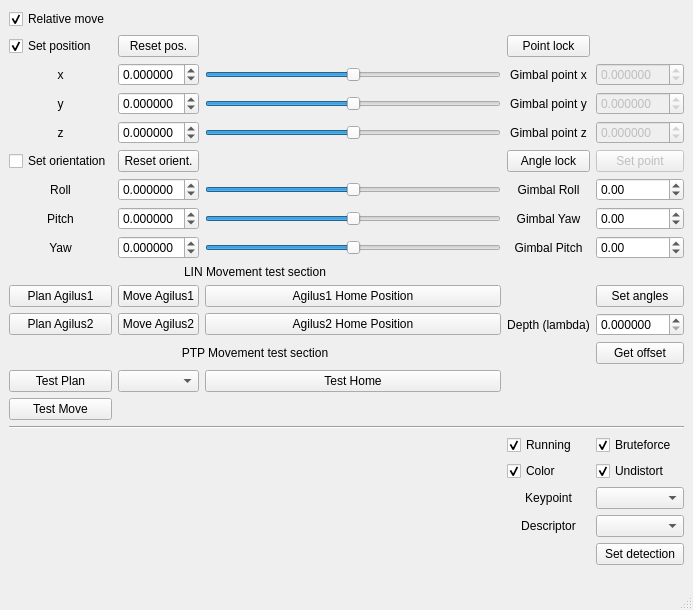
<?xml version="1.0" encoding="UTF-8"?>
<ui version="4.0">
 <class>MainWindowDesign</class>
 <widget class="QMainWindow" name="MainWindowDesign">
  <property name="geometry">
   <rect>
    <x>0</x>
    <y>0</y>
    <width>693</width>
    <height>610</height>
   </rect>
  </property>
  <property name="windowTitle">
   <string>Agilus KR6 R900 motion planner</string>
  </property>
  <property name="windowIcon">
   <iconset resource="../resources/images.qrc">
    <normaloff>:/images/icon.png</normaloff>:/images/icon.png</iconset>
  </property>
  <property name="locale">
   <locale language="English" country="Australia"/>
  </property>
  <widget class="QWidget" name="centralwidget">
   <layout class="QGridLayout" name="gridLayout">
    <item row="4" column="4">
     <widget class="QLabel" name="label_10">
      <property name="text">
       <string>Gimbal point x</string>
      </property>
      <property name="alignment">
       <set>Qt::AlignCenter</set>
      </property>
     </widget>
    </item>
    <item row="1" column="1">
     <widget class="QCheckBox" name="checkBox_relative">
      <property name="text">
       <string>Relative move</string>
      </property>
      <property name="checked">
       <bool>true</bool>
      </property>
     </widget>
    </item>
    <item row="9" column="4">
     <widget class="QLabel" name="label_yaw">
      <property name="text">
       <string>Gimbal Yaw</string>
      </property>
      <property name="alignment">
       <set>Qt::AlignCenter</set>
      </property>
     </widget>
    </item>
    <item row="8" column="4">
     <widget class="QLabel" name="label_roll">
      <property name="layoutDirection">
       <enum>Qt::LeftToRight</enum>
      </property>
      <property name="text">
       <string>Gimbal Roll</string>
      </property>
      <property name="alignment">
       <set>Qt::AlignCenter</set>
      </property>
     </widget>
    </item>
    <item row="15" column="1">
     <widget class="QPushButton" name="pushButton_plan_ag1">
      <property name="text">
       <string>Plan Agilus1</string>
      </property>
     </widget>
    </item>
    <item row="16" column="2">
     <widget class="QPushButton" name="pushButton_move_ag2">
      <property name="text">
       <string>Move Agilus2</string>
      </property>
     </widget>
    </item>
    <item row="9" column="3">
     <widget class="QSlider" name="horizontalSlider_pitch">
      <property name="maximum">
       <number>100</number>
      </property>
      <property name="value">
       <number>50</number>
      </property>
      <property name="orientation">
       <enum>Qt::Horizontal</enum>
      </property>
     </widget>
    </item>
    <item row="9" column="2">
     <widget class="QDoubleSpinBox" name="spinBox_pitch">
      <property name="decimals">
       <number>6</number>
      </property>
      <property name="minimum">
       <double>-3.141500000000000</double>
      </property>
      <property name="maximum">
       <double>3.141500000000000</double>
      </property>
      <property name="singleStep">
       <double>0.010000000000000</double>
      </property>
     </widget>
    </item>
    <item row="6" column="4">
     <widget class="QLabel" name="label_8">
      <property name="text">
       <string>Gimbal point z</string>
      </property>
      <property name="alignment">
       <set>Qt::AlignCenter</set>
      </property>
     </widget>
    </item>
    <item row="7" column="5">
     <widget class="QPushButton" name="pushButton_set_point">
      <property name="enabled">
       <bool>false</bool>
      </property>
      <property name="text">
       <string>Set point</string>
      </property>
     </widget>
    </item>
    <item row="2" column="4">
     <widget class="QPushButton" name="pushButton_point_lock">
      <property name="text">
       <string>Point lock</string>
      </property>
     </widget>
    </item>
    <item row="4" column="5">
     <widget class="QDoubleSpinBox" name="spinBox_gimbal_point_x">
      <property name="enabled">
       <bool>false</bool>
      </property>
      <property name="decimals">
       <number>6</number>
      </property>
      <property name="minimum">
       <double>-10.000000000000000</double>
      </property>
      <property name="maximum">
       <double>10.000000000000000</double>
      </property>
     </widget>
    </item>
    <item row="26" column="5">
     <widget class="QComboBox" name="comboBox_keypoint"/>
    </item>
    <item row="23" column="4">
     <widget class="QCheckBox" name="checkBox_color">
      <property name="text">
       <string>Color</string>
      </property>
      <property name="checked">
       <bool>true</bool>
      </property>
     </widget>
    </item>
    <item row="22" column="5">
     <widget class="QCheckBox" name="checkBox_bruteforce">
      <property name="text">
       <string>Bruteforce</string>
      </property>
      <property name="checked">
       <bool>true</bool>
      </property>
     </widget>
    </item>
    <item row="28" column="5">
     <widget class="QPushButton" name="pushButton_set_detection">
      <property name="text">
       <string>Set detection</string>
      </property>
     </widget>
    </item>
    <item row="16" column="3">
     <widget class="QPushButton" name="pushButton_home_ag2">
      <property name="text">
       <string>Agilus2 Home Position</string>
      </property>
     </widget>
    </item>
    <item row="15" column="3">
     <widget class="QPushButton" name="pushButton_home_ag1">
      <property name="text">
       <string>Agilus1 Home Position</string>
      </property>
     </widget>
    </item>
    <item row="27" column="5">
     <widget class="QComboBox" name="comboBox_descriptor"/>
    </item>
    <item row="10" column="4">
     <widget class="QLabel" name="label_pitch">
      <property name="text">
       <string>Gimbal Pitch</string>
      </property>
      <property name="alignment">
       <set>Qt::AlignCenter</set>
      </property>
     </widget>
    </item>
    <item row="16" column="5">
     <widget class="QDoubleSpinBox" name="spinBox_lambda">
      <property name="decimals">
       <number>6</number>
      </property>
     </widget>
    </item>
    <item row="10" column="5">
     <widget class="QDoubleSpinBox" name="spinBox_pitch_gimbal">
      <property name="minimum">
       <double>-90.000000000000000</double>
      </property>
      <property name="maximum">
       <double>90.000000000000000</double>
      </property>
     </widget>
    </item>
    <item row="27" column="4">
     <widget class="QLabel" name="label_12">
      <property name="text">
       <string>Descriptor</string>
      </property>
      <property name="alignment">
       <set>Qt::AlignCenter</set>
      </property>
     </widget>
    </item>
    <item row="6" column="5">
     <widget class="QDoubleSpinBox" name="spinBox_gimbal_point_z">
      <property name="enabled">
       <bool>false</bool>
      </property>
      <property name="decimals">
       <number>6</number>
      </property>
      <property name="minimum">
       <double>-10.000000000000000</double>
      </property>
      <property name="maximum">
       <double>10.000000000000000</double>
      </property>
     </widget>
    </item>
    <item row="7" column="2">
     <widget class="QPushButton" name="pushButton_reset_orientation">
      <property name="text">
       <string>Reset orient.</string>
      </property>
     </widget>
    </item>
    <item row="26" column="4">
     <widget class="QLabel" name="label_11">
      <property name="text">
       <string>Keypoint</string>
      </property>
      <property name="alignment">
       <set>Qt::AlignCenter</set>
      </property>
     </widget>
    </item>
    <item row="23" column="5">
     <widget class="QCheckBox" name="checkBox_undistort">
      <property name="text">
       <string>Undistort</string>
      </property>
      <property name="checked">
       <bool>true</bool>
      </property>
     </widget>
    </item>
    <item row="16" column="4">
     <widget class="QLabel" name="label_7">
      <property name="text">
       <string>Depth (lambda)</string>
      </property>
      <property name="alignment">
       <set>Qt::AlignCenter</set>
      </property>
     </widget>
    </item>
    <item row="6" column="3">
     <widget class="QSlider" name="horizontalSlider_pos_z">
      <property name="maximum">
       <number>100</number>
      </property>
      <property name="value">
       <number>50</number>
      </property>
      <property name="orientation">
       <enum>Qt::Horizontal</enum>
      </property>
     </widget>
    </item>
    <item row="22" column="4">
     <widget class="QCheckBox" name="checkBox_running">
      <property name="text">
       <string>Running</string>
      </property>
      <property name="checked">
       <bool>true</bool>
      </property>
     </widget>
    </item>
    <item row="10" column="1">
     <widget class="QLabel" name="label_6">
      <property name="text">
       <string>Yaw</string>
      </property>
      <property name="alignment">
       <set>Qt::AlignCenter</set>
      </property>
     </widget>
    </item>
    <item row="4" column="3">
     <widget class="QSlider" name="horizontalSlider_pos_x">
      <property name="minimum">
       <number>0</number>
      </property>
      <property name="maximum">
       <number>100</number>
      </property>
      <property name="value">
       <number>50</number>
      </property>
      <property name="orientation">
       <enum>Qt::Horizontal</enum>
      </property>
     </widget>
    </item>
    <item row="29" column="3">
     <spacer name="verticalSpacer">
      <property name="orientation">
       <enum>Qt::Vertical</enum>
      </property>
      <property name="sizeHint" stdset="0">
       <size>
        <width>20</width>
        <height>40</height>
       </size>
      </property>
     </spacer>
    </item>
    <item row="5" column="2">
     <widget class="QDoubleSpinBox" name="spinBox_pos_y">
      <property name="decimals">
       <number>6</number>
      </property>
      <property name="minimum">
       <double>-2.000000000000000</double>
      </property>
      <property name="maximum">
       <double>2.000000000000000</double>
      </property>
      <property name="singleStep">
       <double>0.001000000000000</double>
      </property>
     </widget>
    </item>
    <item row="6" column="2">
     <widget class="QDoubleSpinBox" name="spinBox_pos_z">
      <property name="decimals">
       <number>6</number>
      </property>
      <property name="minimum">
       <double>-2.000000000000000</double>
      </property>
      <property name="maximum">
       <double>2.000000000000000</double>
      </property>
      <property name="singleStep">
       <double>0.001000000000000</double>
      </property>
     </widget>
    </item>
    <item row="5" column="3">
     <widget class="QSlider" name="horizontalSlider_pos_y">
      <property name="maximum">
       <number>100</number>
      </property>
      <property name="value">
       <number>50</number>
      </property>
      <property name="orientation">
       <enum>Qt::Horizontal</enum>
      </property>
     </widget>
    </item>
    <item row="6" column="1">
     <widget class="QLabel" name="label_3">
      <property name="text">
       <string>z</string>
      </property>
      <property name="alignment">
       <set>Qt::AlignCenter</set>
      </property>
     </widget>
    </item>
    <item row="9" column="1">
     <widget class="QLabel" name="label_5">
      <property name="text">
       <string>Pitch</string>
      </property>
      <property name="alignment">
       <set>Qt::AlignCenter</set>
      </property>
     </widget>
    </item>
    <item row="15" column="5">
     <widget class="QPushButton" name="pushButton_set_gimbal">
      <property name="text">
       <string>Set angles</string>
      </property>
     </widget>
    </item>
    <item row="4" column="1">
     <widget class="QLabel" name="label">
      <property name="text">
       <string>x</string>
      </property>
      <property name="alignment">
       <set>Qt::AlignCenter</set>
      </property>
     </widget>
    </item>
    <item row="16" column="1">
     <widget class="QPushButton" name="pushButton_plan_ag2">
      <property name="text">
       <string>Plan Agilus2</string>
      </property>
     </widget>
    </item>
    <item row="7" column="4">
     <widget class="QPushButton" name="pushButton_angle_lock">
      <property name="text">
       <string>Angle lock</string>
      </property>
     </widget>
    </item>
    <item row="9" column="5">
     <widget class="QDoubleSpinBox" name="spinBox_yaw_gimbal">
      <property name="minimum">
       <double>-90.000000000000000</double>
      </property>
      <property name="maximum">
       <double>90.000000000000000</double>
      </property>
     </widget>
    </item>
    <item row="5" column="5">
     <widget class="QDoubleSpinBox" name="spinBox_gimbal_point_y">
      <property name="enabled">
       <bool>false</bool>
      </property>
      <property name="decimals">
       <number>6</number>
      </property>
      <property name="minimum">
       <double>-10.000000000000000</double>
      </property>
      <property name="maximum">
       <double>10.000000000000000</double>
      </property>
      <property name="value">
       <double>0.000000000000000</double>
      </property>
     </widget>
    </item>
    <item row="5" column="4">
     <widget class="QLabel" name="label_9">
      <property name="text">
       <string>Gimbal point y</string>
      </property>
      <property name="alignment">
       <set>Qt::AlignCenter</set>
      </property>
     </widget>
    </item>
    <item row="10" column="2">
     <widget class="QDoubleSpinBox" name="spinBox_yaw">
      <property name="decimals">
       <number>6</number>
      </property>
      <property name="minimum">
       <double>-3.141500000000000</double>
      </property>
      <property name="maximum">
       <double>3.141500000000000</double>
      </property>
      <property name="singleStep">
       <double>0.010000000000000</double>
      </property>
     </widget>
    </item>
    <item row="15" column="2">
     <widget class="QPushButton" name="pushButton_move_ag1">
      <property name="enabled">
       <bool>true</bool>
      </property>
      <property name="text">
       <string>Move Agilus1</string>
      </property>
     </widget>
    </item>
    <item row="10" column="3">
     <widget class="QSlider" name="horizontalSlider_yaw">
      <property name="maximum">
       <number>100</number>
      </property>
      <property name="value">
       <number>50</number>
      </property>
      <property name="orientation">
       <enum>Qt::Horizontal</enum>
      </property>
     </widget>
    </item>
    <item row="8" column="5">
     <widget class="QDoubleSpinBox" name="spinBox_roll_gimbal">
      <property name="minimum">
       <double>-90.000000000000000</double>
      </property>
      <property name="maximum">
       <double>90.000000000000000</double>
      </property>
     </widget>
    </item>
    <item row="5" column="1">
     <widget class="QLabel" name="label_2">
      <property name="text">
       <string>y</string>
      </property>
      <property name="alignment">
       <set>Qt::AlignCenter</set>
      </property>
     </widget>
    </item>
    <item row="4" column="2">
     <widget class="QDoubleSpinBox" name="spinBox_pos_x">
      <property name="decimals">
       <number>6</number>
      </property>
      <property name="minimum">
       <double>-2.000000000000000</double>
      </property>
      <property name="maximum">
       <double>2.000000000000000</double>
      </property>
      <property name="singleStep">
       <double>0.001000000000000</double>
      </property>
     </widget>
    </item>
    <item row="8" column="3">
     <widget class="QSlider" name="horizontalSlider_roll">
      <property name="maximum">
       <number>100</number>
      </property>
      <property name="value">
       <number>50</number>
      </property>
      <property name="orientation">
       <enum>Qt::Horizontal</enum>
      </property>
     </widget>
    </item>
    <item row="8" column="1">
     <widget class="QLabel" name="label_4">
      <property name="text">
       <string>Roll</string>
      </property>
      <property name="alignment">
       <set>Qt::AlignCenter</set>
      </property>
     </widget>
    </item>
    <item row="2" column="1">
     <widget class="QCheckBox" name="checkBox_position">
      <property name="text">
       <string>Set position</string>
      </property>
      <property name="checked">
       <bool>true</bool>
      </property>
     </widget>
    </item>
    <item row="7" column="1">
     <widget class="QCheckBox" name="checkBox_orientation">
      <property name="text">
       <string>Set orientation</string>
      </property>
     </widget>
    </item>
    <item row="8" column="2">
     <widget class="QDoubleSpinBox" name="spinBox_roll">
      <property name="decimals">
       <number>6</number>
      </property>
      <property name="minimum">
       <double>-3.141500000000000</double>
      </property>
      <property name="maximum">
       <double>3.141500000000000</double>
      </property>
      <property name="singleStep">
       <double>0.010000000000000</double>
      </property>
     </widget>
    </item>
    <item row="2" column="2">
     <widget class="QPushButton" name="pushButton_reset_position">
      <property name="text">
       <string>Reset pos.</string>
      </property>
     </widget>
    </item>
    <item row="19" column="1">
     <widget class="QPushButton" name="pushButton_testPlan">
      <property name="text">
       <string>Test Plan</string>
      </property>
     </widget>
    </item>
    <item row="19" column="3">
     <widget class="QPushButton" name="pushButton_testHome">
      <property name="text">
       <string>Test Home</string>
      </property>
     </widget>
    </item>
    <item row="17" column="5">
     <widget class="QPushButton" name="pushButton_get_offset1">
      <property name="text">
       <string>Get offset</string>
      </property>
     </widget>
    </item>
    <item row="21" column="1" colspan="5">
     <widget class="Line" name="line">
      <property name="orientation">
       <enum>Qt::Horizontal</enum>
      </property>
     </widget>
    </item>
    <item row="11" column="1" colspan="3">
     <widget class="QLabel" name="label_13">
      <property name="text">
       <string>LIN Movement test section</string>
      </property>
      <property name="alignment">
       <set>Qt::AlignCenter</set>
      </property>
     </widget>
    </item>
    <item row="17" column="1" colspan="3">
     <widget class="QLabel" name="label_14">
      <property name="text">
       <string>PTP Movement test section</string>
      </property>
      <property name="alignment">
       <set>Qt::AlignCenter</set>
      </property>
     </widget>
    </item>
    <item row="19" column="2">
     <widget class="QComboBox" name="robotComboBox"/>
    </item>
    <item row="20" column="1">
     <widget class="QPushButton" name="pushButton_testMove">
      <property name="text">
       <string>Test Move</string>
      </property>
     </widget>
    </item>
   </layout>
  </widget>
  <widget class="QStatusBar" name="statusbar"/>
  <action name="action_Quit">
   <property name="text">
    <string>&amp;Quit</string>
   </property>
   <property name="shortcut">
    <string>Ctrl+Q</string>
   </property>
   <property name="shortcutContext">
    <enum>Qt::ApplicationShortcut</enum>
   </property>
  </action>
  <action name="action_Preferences">
   <property name="text">
    <string>&amp;Preferences</string>
   </property>
  </action>
  <action name="actionAbout">
   <property name="text">
    <string>&amp;About</string>
   </property>
  </action>
  <action name="actionAbout_Qt">
   <property name="text">
    <string>About &amp;Qt</string>
   </property>
  </action>
 </widget>
 <resources>
  <include location="../resources/images.qrc"/>
 </resources>
 <connections>
  <connection>
   <sender>action_Quit</sender>
   <signal>triggered()</signal>
   <receiver>MainWindowDesign</receiver>
   <slot>close()</slot>
   <hints>
    <hint type="sourcelabel">
     <x>-1</x>
     <y>-1</y>
    </hint>
    <hint type="destinationlabel">
     <x>399</x>
     <y>299</y>
    </hint>
   </hints>
  </connection>
 </connections>
</ui>
